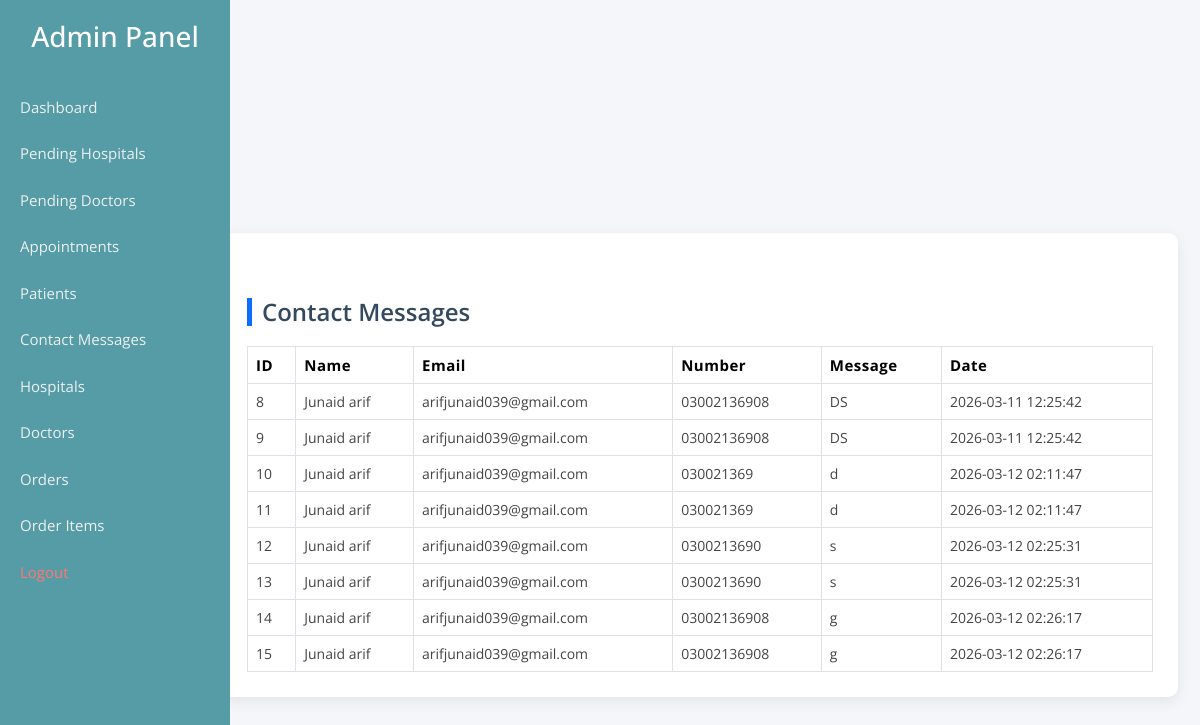
The page /default/contact_messages.php on the database as committed earlier.
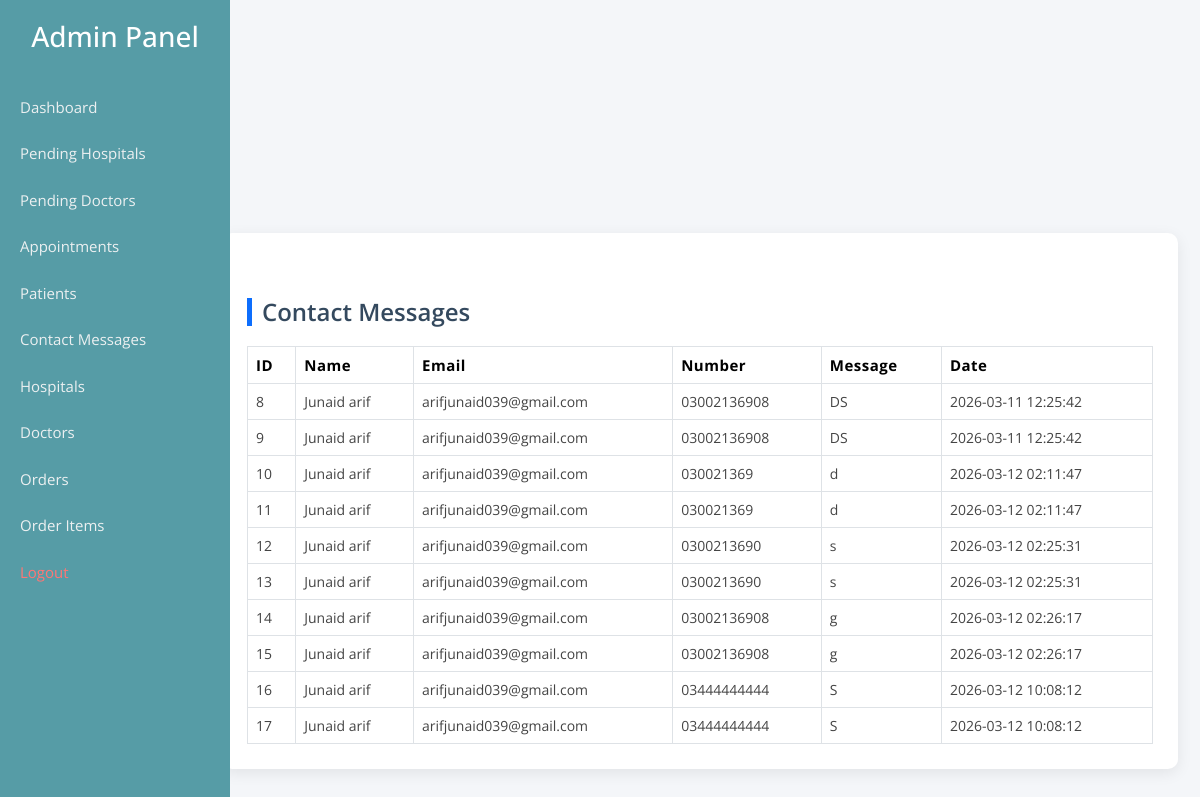
The same page on the database as committed later.
### tables this page shows
CREATE TABLE IF NOT EXISTS `contact_messages` (
  `id` int NOT NULL AUTO_INCREMENT,
  `name` varchar(100) NOT NULL,
  `email` varchar(150) NOT NULL,
  `phone_number` varchar(30) DEFAULT NULL,
  `help_type` varchar(100) DEFAULT NULL,
  `visit_date` date DEFAULT NULL,
  `message` text NOT NULL,
  `created_at` timestamp NULL DEFAULT CURRENT_TIMESTAMP,
  PRIMARY KEY (`id`)
);

### default/contact_messages.php (the view, shortened to what this page needs)
<?php
require 'admin_sidebar.php';
?>
        <link rel="stylesheet" href="assets/css/bootstrap.min.css">
        <link rel="stylesheet" href="assets/css/animate.min.css">
        <link rel="stylesheet" href="assets/css/owl.carousel.min.css">
        <link rel="stylesheet" href="assets/css/flaticon.css">
        <link rel="stylesheet" href="assets/css/magnific-popup.min.css">
        <link rel="stylesheet" href="assets/css/meanmenu.min.css">
        <link rel="stylesheet" href="assets/css/boxicons.min.css">
        <link rel="stylesheet" href="assets/css/nice-select.min.css">
        <link rel="stylesheet" href="assets/css/slick.min.css">
        <link rel="stylesheet" href="assets/css/odometer.min.css">
        <link rel="stylesheet" href="assets/css/datatables.min.css">
        <link rel="stylesheet" href="assets/css/style.css">
        <link rel="stylesheet" href="assets/css/responsive.css">
<div class="container">
 <div class="dashboard-card">
<h2>Contact Messages</h2>
<?php
$messages = mysqli_query($conn,"SELECT * FROM contact_messages ORDER BY created_at ASC");
?>
<table class="table table-bordered table-hover">
    <thead>
<tr>
<th>ID</th>
<th>Name</th>
<th>Email</th>
<th>Number</th>
<th>Message</th>
<th>Date</th>
</thead>
<tbody>
<?php
if(mysqli_num_rows($messages) > 0){
    while($row = mysqli_fetch_assoc($messages)){
    ?>
    <tr>
    <td><?= $row['id'] ?></td>
    <td><?= htmlspecialchars($row['name'] ?? '') ?></td>
    <td><?= htmlspecialchars($row['email'] ?? '') ?></td>
    <td><?= htmlspecialchars($row['phone_number'] ?? '') ?></td>
    <td><?= htmlspecialchars($row['message'] ?? '') ?></td>
    <td><?= htmlspecialchars($row['created_at'] ?? '') ?></td>
    </tr>
    <?php
    }
}else{
    echo "<tr><td colspan='6' class'text-center'>No Messages</td></tr>";
}
?>
</tbody>
</table>
</div>
<br>
</div>

### default/admin_sidebar.php (shortened to what this page needs)
<div class="sidebar">
<h3>Admin Panel</h3>
<a href="admin-dashboard.php">Dashboard</a>
<a href="pending_hospitals.php">Pending Hospitals</a>
<a href="pending_doctors.php">Pending Doctors</a>
<a href="pending_appointments.php">Appointments</a>
<a href="patient_admin.php">Patients</a>
<a href="contact_messages.php">Contact Messages</a>
<a href="hospitals.php">Hospitals</a>
<a href="doctor_admin.php">Doctors</a>
<a href="order_admin.php">Orders</a>
<a href="order_items.php">Order Items</a>
<a href="logout.php" style="color:#ff7675;">Logout</a>
</div>

### default/admin_sidebar.php (style rules this page uses)
.sidebar { position:fixed; left:0; top:0; width:230px; height:100%; background:#569ca6; padding-top:20px; }
.sidebar h3 { color:white; text-align:center; margin-bottom:30px; }
.sidebar a { display:block; color:#ecf0f1; padding:12px 20px; text-decoration:none; font-size:15px; transition:0.3s; }
h2 { margin-top:40px; }
.dashboard-card { background:white; padding:25px; border-radius:10px; box-shadow:0 4px 15px rgba(0,0,0,0.08); margin-bottom:40px; }
.dashboard-card h2 { font-size:22px; font-weight:600; margin-bottom:20px; }
.table { margin-bottom:0; }
.table thead { background:#0d6efd; color:white; }
.table td, .table th { vertical-align:middle; }
.dashboard-card h2 { font-size:24px; font-weight:600; color:#34495e; border-left:5px solid #0d6efd; padding-left:10px; }
.table th { font-size:15px; letter-spacing:0.5px; }
.table td { font-size:14px; color:#444; }
.dashboard-card { transition:0.3s; }

### default/contact_messages.php (style rules this page uses)
table { background:white; }
h2 { margin-top:40px; }
.dashboard-card { background:white; padding:25px; margin: 210px 10px 210px 210px; border-radius:10px; box-shadow:0 4px 15px rgba(0,0,0,0.08); margin-bottom:40px; }
.dashboard-card h2 { font-size:22px; font-weight:600; margin-bottom:20px; }
.table { margin-bottom:0; }
.table thead { background:#0d6efd; color:white; }
.table td, .table th { vertical-align:middle; }
.dashboard-card h2 { font-size:24px; font-weight:600; color:#34495e; border-left:5px solid #0d6efd; padding-left:10px; }
.table th { font-size:15px; letter-spacing:0.5px; }
.table td { font-size:14px; color:#444; }
.dashboard-card { transition:0.3s; }

Rows that differ between the two databases and show on the page:
added contact_messages: id "16", name "Junaid arif", email "arifjunaid039@gmail.com", phone_number "03444444444", message "S", created_at "2026-03-12 10:08:12"
added contact_messages: id "17", name "Junaid arif", email "arifjunaid039@gmail.com", phone_number "03444444444", message "S", created_at "2026-03-12 10:08:12"
